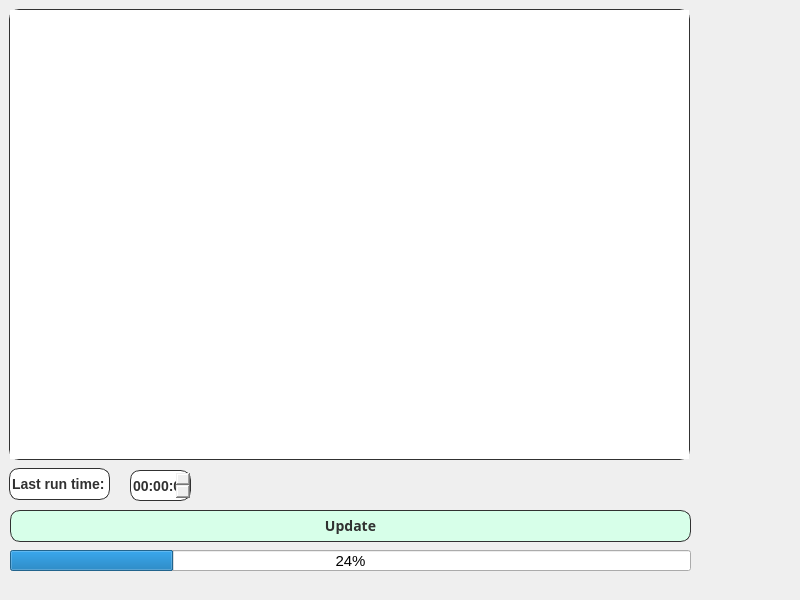
<?xml version="1.0" encoding="UTF-8"?>
<ui version="4.0">
 <class>Dialog</class>
 <widget class="QDialog" name="Dialog">
  <property name="geometry">
   <rect>
    <x>0</x>
    <y>0</y>
    <width>800</width>
    <height>600</height>
   </rect>
  </property>
  <property name="font">
   <font>
    <family>Arial</family>
    <pointsize>11</pointsize>
   </font>
  </property>
  <property name="windowTitle">
   <string>Java Processes</string>
  </property>
  <property name="styleSheet">
   <string notr="true"/>
  </property>
  <widget class="QTableView" name="tableView">
   <property name="geometry">
    <rect>
     <x>9</x>
     <y>9</y>
     <width>681</width>
     <height>451</height>
    </rect>
   </property>
   <property name="font">
    <font>
     <family>Rockwell</family>
     <pointsize>-1</pointsize>
     <weight>75</weight>
     <bold>true</bold>
    </font>
   </property>
   <property name="autoFillBackground">
    <bool>true</bool>
   </property>
   <property name="styleSheet">
    <string notr="true">border-radius: 10px;
background-color: none;
border: 1px solid rgb(222, 222, 222);
font-size: 14px;
font-weight: 600;
color: rgb(49, 49, 49);
border-color: rgb(49, 49, 49);</string>
   </property>
  </widget>
  <widget class="QPushButton" name="updatePushButton">
   <property name="geometry">
    <rect>
     <x>10</x>
     <y>510</y>
     <width>681</width>
     <height>32</height>
    </rect>
   </property>
   <property name="font">
    <font>
     <family>Rockwell</family>
     <pointsize>-1</pointsize>
     <weight>75</weight>
     <bold>true</bold>
    </font>
   </property>
   <property name="styleSheet">
    <string notr="true">border-radius: 10px;
background-color: rgb(215, 255, 233);
border: 1px solid rgb(222, 222, 222);
height: 30px;
font-size: 14px;
font-weight: 600;
color: rgb(49, 49, 49);
border-color:rgb(49, 49, 49);</string>
   </property>
   <property name="text">
    <string>Update</string>
   </property>
  </widget>
  <widget class="QProgressBar" name="progressBar">
   <property name="geometry">
    <rect>
     <x>10</x>
     <y>550</y>
     <width>681</width>
     <height>21</height>
    </rect>
   </property>
   <property name="value">
    <number>24</number>
   </property>
  </widget>
  <widget class="QTimeEdit" name="timeEdit">
   <property name="geometry">
    <rect>
     <x>130</x>
     <y>470</y>
     <width>61</width>
     <height>31</height>
    </rect>
   </property>
   <property name="mouseTracking">
    <bool>false</bool>
   </property>
   <property name="tabletTracking">
    <bool>false</bool>
   </property>
   <property name="styleSheet">
    <string notr="true">border-radius: 10px;
background-color: none;
border: 1px solid rgb(222, 222, 222);
height: 30px;
font-size: 14px;
font-weight: 600;
color: rgb(49, 49, 49);
border-color: rgb(49, 49, 49);</string>
   </property>
   <property name="readOnly">
    <bool>true</bool>
   </property>
   <property name="accelerated">
    <bool>false</bool>
   </property>
   <property name="showGroupSeparator" stdset="0">
    <bool>false</bool>
   </property>
  </widget>
  <widget class="QLineEdit" name="lineEdit">
   <property name="geometry">
    <rect>
     <x>9</x>
     <y>468</y>
     <width>101</width>
     <height>32</height>
    </rect>
   </property>
   <property name="styleSheet">
    <string notr="true">border-radius: 10px;
background-color: none;
border: 1px solid rgb(222, 222, 222);
height: 30px;
font-size: 14px;
font-weight: 600;
color: rgb(49, 49, 49);
border-color: rgb(49, 49, 49);</string>
   </property>
   <property name="text">
    <string>Last run time:</string>
   </property>
   <property name="readOnly">
    <bool>true</bool>
   </property>
  </widget>
 </widget>
 <resources/>
 <connections/>
</ui>
